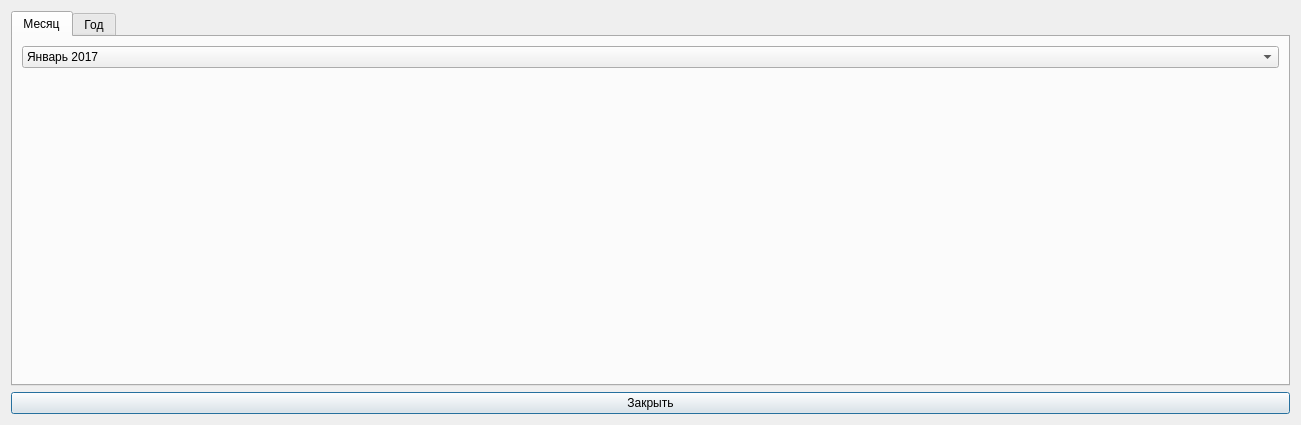
<?xml version="1.0" encoding="UTF-8"?>
<ui version="4.0">
 <class>GraphWindow</class>
 <widget class="QDialog" name="GraphWindow">
  <property name="geometry">
   <rect>
    <x>0</x>
    <y>0</y>
    <width>1301</width>
    <height>425</height>
   </rect>
  </property>
  <property name="windowTitle">
   <string>Graphic</string>
  </property>
  <property name="modal">
   <bool>true</bool>
  </property>
  <layout class="QGridLayout" name="gridLayout_3">
   <item row="0" column="0">
    <widget class="QTabWidget" name="tabWidget">
     <property name="currentIndex">
      <number>0</number>
     </property>
     <widget class="QWidget" name="tab">
      <attribute name="title">
       <string>Месяц</string>
      </attribute>
      <layout class="QGridLayout" name="gridLayout_2">
       <item row="0" column="0">
        <widget class="QComboBox" name="comboBox">
         <item>
          <property name="text">
           <string>Январь 2017</string>
          </property>
         </item>
         <item>
          <property name="text">
           <string>Февраль 2017</string>
          </property>
         </item>
         <item>
          <property name="text">
           <string>Март 2017</string>
          </property>
         </item>
         <item>
          <property name="text">
           <string>Апрель 2017</string>
          </property>
         </item>
         <item>
          <property name="text">
           <string>Май 2017</string>
          </property>
         </item>
         <item>
          <property name="text">
           <string>Июнь 2017</string>
          </property>
         </item>
         <item>
          <property name="text">
           <string>Июль 2017</string>
          </property>
         </item>
         <item>
          <property name="text">
           <string>Август 2017</string>
          </property>
         </item>
         <item>
          <property name="text">
           <string>Сентябрь 2016</string>
          </property>
         </item>
         <item>
          <property name="text">
           <string>Октябрь 2016</string>
          </property>
         </item>
         <item>
          <property name="text">
           <string>Ноябрь 2016</string>
          </property>
         </item>
         <item>
          <property name="text">
           <string>Декабрь 2016</string>
          </property>
         </item>
        </widget>
       </item>
       <item row="1" column="0">
        <widget class="QCustomPlot" name="qcp_month" native="true"/>
       </item>
      </layout>
     </widget>
     <widget class="QWidget" name="tab_2">
      <attribute name="title">
       <string>Год</string>
      </attribute>
      <layout class="QGridLayout" name="gridLayout">
       <item row="0" column="0">
        <widget class="QCustomPlot" name="qcp_year" native="true"/>
       </item>
      </layout>
     </widget>
    </widget>
   </item>
   <item row="1" column="0">
    <widget class="QPushButton" name="pb_close">
     <property name="text">
      <string>Закрыть</string>
     </property>
    </widget>
   </item>
  </layout>
 </widget>
 <customwidgets>
  <customwidget>
   <class>QCustomPlot</class>
   <extends>QWidget</extends>
   <header>qcustomplot.h</header>
   <container>1</container>
  </customwidget>
 </customwidgets>
 <resources/>
 <connections/>
</ui>
